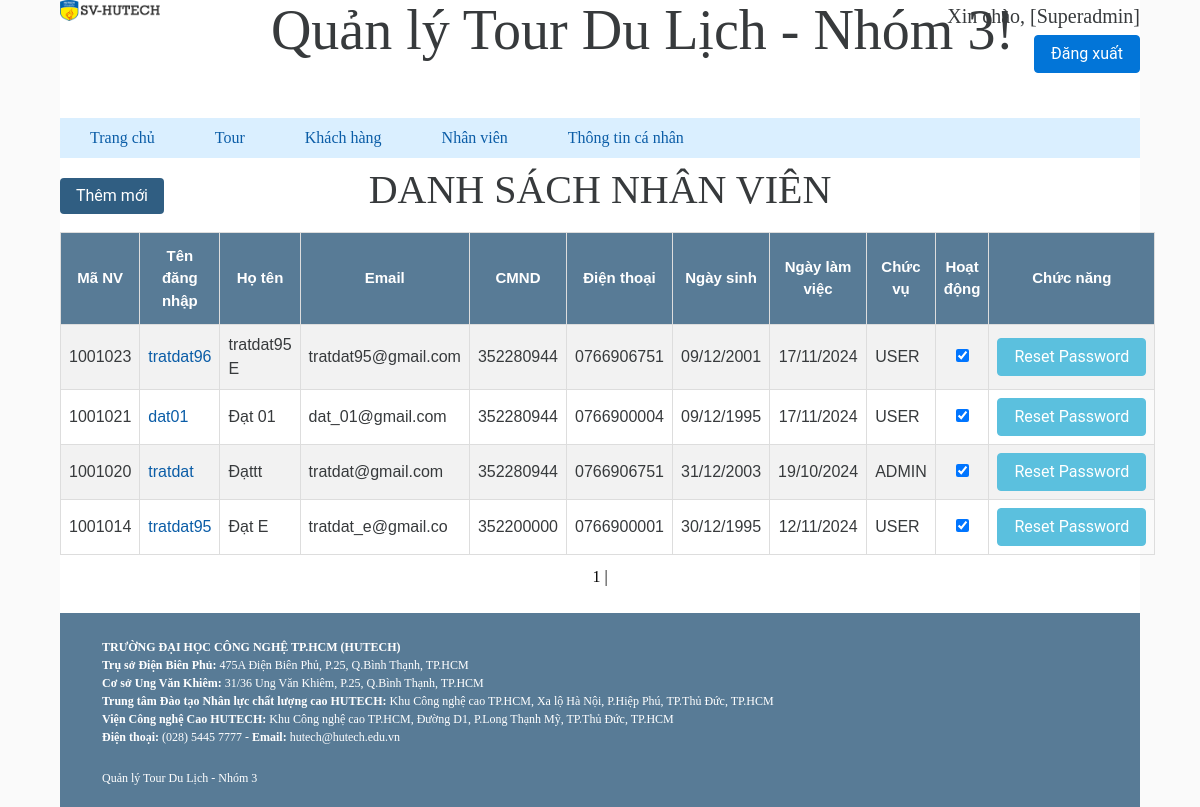
/quantri/admin.php?quanly=list_employees (signed in), run on the app's committed database.
### tables this page shows
CREATE TABLE `employees` (
  `ID` int(10) NOT NULL AUTO_INCREMENT,
  `NAME` varchar(50) NOT NULL,
  `IDCARD` varchar(12) NOT NULL,
  `ADDRESS` varchar(50) NOT NULL,
  `PHONENUMBER` varchar(13) NOT NULL,
  `POSITION` varchar(20) NOT NULL,
  `PART_DAY` date NOT NULL,
  `BIRTHDAY` date NOT NULL,
  `IS_ACTIVE` tinyint(1) DEFAULT 1,
  `EMAIL` varchar(255) DEFAULT NULL,
  PRIMARY KEY (`ID`),
  KEY `IS_ACTIVE` (`IS_ACTIVE`)
);

### quantri/pagination_listemployees.php (called while the page is built, shortened)
<?php
       $conn = mysqli_connect('localhost', 'root', '', 'ql_tourdulich');
       mysqli_set_charset($conn, 'UTF8');
       $result = mysqli_query($conn, "select count(ID) as total from employees");
       $row = mysqli_fetch_assoc($result);
       $total_records = $row['total'];
       $current_page = isset($_GET['page']) ? $_GET['page'] : 1;
       $limit = 10;
       $total_page = ceil($total_records / $limit);
       $start = ($current_page - 1) * $limit;
       $sql = "
           SELECT employees.*, login.USERNAME
           FROM employees
               LEFT JOIN login ON login.ID = employees.ID
           WHERE POSITION NOT IN ('SUPERADMIN', 'CUSTOMER')
           ORDER BY employees.ID DESC
           LIMIT $start, $limit
       ";
       $employees = mysqli_query($conn, $sql);
       ?>

### quantri/list_employees.php (the view, shortened to what this page needs)
<!DOCTYPE html>
<html>
<head>
	<link rel="stylesheet" type="text/css" href="style2.css">
</head>
<body>
	<div class="titleOfTable">
		<h1 align="center">DANH SÁCH NHÂN VIÊN</h1>
		<button id="add-tour" class="btn btn-primary btn-custom btn-func"><a href="?quanly=add_employees">Thêm mới</a> </button>
	</div>
	<table class="list-data"  width="1150px" align="center" border="1 solid" cellpadding="5">
		<tr bgcolor="lightblue" style="font-size: 20px">
			<th class="listtour"  align="left">
				Mã NV
			</th>
			<th class="listtour"  align="left">
				Tên đăng nhập
			</th>
			<th class="listtour"  align="left">
				Họ tên
			</th>
			<th class="listtour"  align="left">
				Email
			</th>
			<th class="listtour"  align="left">
				CMND
			</th>
			<th class="listtour"  align="left">
				Điện thoại
			</th>
			<th class="listtour"  align="left">
				Ngày sinh
			</th>
			<th class="listtour"  align="left">
				Ngày làm việc
			</th>
			<th class="listtour"  align="left">
				Chức vụ
			</th>
			<th class="listtour"  align="left">
				Hoạt động
			</th>
			<?php if($_SESSION['position'] != 'USER'){ ?>
				<th class="listtour" align="left">
					Chức năng
				</th>
			<?php }  ?>
		</tr>
		<?php
			include("pagination_listemployees.php");
			while ($employee = mysqli_fetch_assoc($employees)){
		?>
			<tr>
				<td><?php echo $employee['ID'] ?></td>
				<td>
					<?php if($_SESSION['position'] == 'SUPERADMIN'){ ?>
						<a class="link-info" href="?quanly=show_employee&user_id=<?php echo $employee['ID'] ?>"> <?php echo $employee['USERNAME'] ?> </a>
					<?php }  ?>
				</td>
				<td><?php echo $employee['NAME'] ?></td>
				<td><?php echo $employee['EMAIL'] ?></td>
				<td><?php echo $employee['IDCARD'] ?></td>
				<td><?php echo $employee['PHONENUMBER'] ?></td>
				<td align="center"><?php echo date('d/m/Y', strtotime($employee['BIRTHDAY'])) ?></td>
				<td align="center"><?php echo date('d/m/Y', strtotime($employee['PART_DAY'])) ?></td>
				<td><?php echo $employee['POSITION'] ?></td>
				<td align="center">
					<?php if($_SESSION['position'] == 'SUPERADMIN'){ ?>
						<input class="pointer" type="checkbox" value="1" onclick="confUpdate(<?php echo $employee['ID'] ?>);return false;" <?php echo ($employee['IS_ACTIVE']) ? 'checked="checked"' : '' ?> />
					<?php }  ?>
				</td>
				<?php if($_SESSION['position'] != 'USER'){ ?>
					<td align="center">
						<button type="button" class="btn btn-info" ><a href="create_account.php?id=<?php echo $employee['ID'] ?>">Reset Password</a></button>
					</td>
				<?php }  ?>
			</tr>
			<?php
		}
		?>
	</table>
	<div id="pagination marb-10" align="center" style="color: black">
		<?php
			for ($i = 1; $i <= $total_page; $i++){
				if ($i == $current_page){
					echo '<span>'.$i.'</span> | ';
				}
				else{
					echo '<a style="color:black" href="admin.php?quanly=list_employees?page='.$i.'">'.$i.'</a> | ';
				}
			}
		?>
	</div>
	<br>
</body>
</html>

### quantri/1.css (style rules this page uses)
* { margin: 0; padding: 0; }
*,*:after,*:before { box-sizing:border-box; -moz-box-sizing:border-box; -webkit-box-sizing:border-box; }
a,a:visited { color:#fff }
body { font-family: 'Verdana', sans-serif; }
a { text-decoration: none; -webkit-transition: all .2s linear; -moz-transition: all .2s linear; -ms-transition: all .2s linear; -o-transition: all .2s linear; transition: all .2s linear; }

### quantri/style.css (style rules this page uses)
body { top: 0px; padding: 0px; width: 90%; margin: 0px auto; font-family: tahoma; font-size: 13; }

### quantri/style2.css (style rules this page uses)
.list-data { font-family: "Trebuchet MS", Arial, Helvetica, sans-serif; border-collapse: collapse; width: 100%; margin-bottom: 10px; }
.list-data td, .list-data th { border: 1px solid #ddd; padding: 8px; }
.list-data tr:nth-child(even) { background-color: #f2f2f2; }
.list-data th { padding-top: 12px; padding-bottom: 12px; background-color: #4CAF50; color: white; }
.btn-func { border: none; color: white; text-align: center; -webkit-transition-duration: 0.4s; transition-duration: 0.4s; cursor: pointer; position: absolute; top: 10px; }
.list-data th { background-color: #587B96 !important; color: white; font-size: 15px; text-align: center; }
.titleOfTable { position: relative; margin-bottom: 20px; }
.btn-custom { background-color: #305e82!important; }
.pointer { cursor: pointer; }
.link-info { color: #0B5DA7 !important; }

### data on the page
employees: ID "1001023", login.USERNAME "tratdat96", NAME "tratdat95 E", EMAIL "tratdat95@gmail.com", IDCARD "352280944", PHONENUMBER "0766906751", BIRTHDAY "09/12/2001", PART_DAY "17/11/2024", POSITION "USER", IS_ACTIVE "☑"
employees: ID "1001021", login.USERNAME "dat01", NAME "Đạt 01", EMAIL "dat_01@gmail.com", IDCARD "352280944", PHONENUMBER "0766900004", BIRTHDAY "09/12/1995", PART_DAY "17/11/2024", POSITION "USER", IS_ACTIVE "☑"
employees: ID "1001020", login.USERNAME "tratdat", NAME "Đạttt", EMAIL "tratdat@gmail.com", IDCARD "352280944", PHONENUMBER "0766906751", BIRTHDAY "31/12/2003", PART_DAY "19/10/2024", POSITION "ADMIN", IS_ACTIVE "☑"
employees: ID "1001014", login.USERNAME "tratdat95", NAME "Đạt E", EMAIL "tratdat_e@gmail.co", IDCARD "352200000", PHONENUMBER "0766900001", BIRTHDAY "30/12/1995", PART_DAY "12/11/2024", POSITION "USER", IS_ACTIVE "☑"

### other printed values
$_SESSION['name'] "Superadmin"
